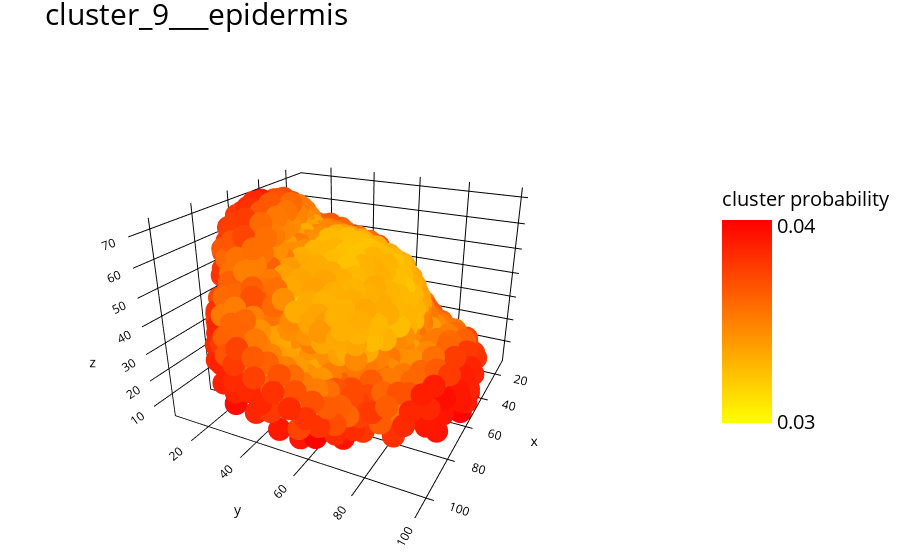

Notebook source saved alongside this figure:
### Code cell
col_code = ["yellow", "red"]
cluster_name = "cluster_9___epidermis"
fig = pl.plot_3d_meristem(df=m, gene = cluster_name, colorscale = col_code, plot_title = cluster_name, show_legend=True, backgrnd_col="white", font_col="black", legend_title="cluster probability")
fig

### Figure 1 — Plotly figure (JSON) as saved in the notebook; plotly's stock layout.template omitted (floating-point values rounded to 4 significant figures; data arrays with more than 128 entries replaced by an {"elided": "..."} marker saying what was removed)
{"data": [{"marker": {"color": {"elided": "1331 float values"}, "colorbar": {"len": 0.5, "thickness": 50, "tickcolor": "black", "tickfont": {"color": "black", "size": 20}, "tickmode": "array", "tickvals": [0.02, 0.03, 0.04], "title": {"font": {"color": "black", "size": 20}, "text": "cluster probability"}}, "colorscale": [[0, "yellow"], [1, "red"]], "showscale": true}, "mode": "markers", "showlegend": false, "type": "scatter3d", "x": {"elided": "1331 float values"}, "y": {"elided": "1331 float values"}, "z": {"elided": "1331 float values"}}], "layout": {"autosize": true, "margin": {"b": 0, "l": 0, "r": 0, "t": 50}, "paper_bgcolor": "white", "scene": {"aspectmode": "auto", "aspectratio": {"x": 1.132, "y": 1.086, "z": 0.8136}, "bgcolor": "white", "camera": {"center": {"x": 0, "y": 0, "z": 0}, "eye": {"x": 2, "y": 1, "z": 1}, "up": {"x": 0, "y": 0, "z": 1}}, "dragmode": "orbit", "xaxis": {"gridcolor": "black", "showbackground": false, "showgrid": true, "tickfont": {"color": "black"}, "title": {"font": {"color": "black"}}, "type": "linear", "visible": true, "zeroline": false}, "yaxis": {"gridcolor": "black", "showbackground": false, "showgrid": true, "tickfont": {"color": "black"}, "title": {"font": {"color": "black"}}, "type": "linear", "visible": true, "zeroline": false}, "zaxis": {"gridcolor": "black", "showbackground": false, "showgrid": true, "tickfont": {"color": "black"}, "title": {"font": {"color": "black"}}, "type": "linear", "visible": true, "zeroline": false}}, "title": {"font": {"color": "black", "size": 30}, "text": "cluster_9___epidermis"}}}
